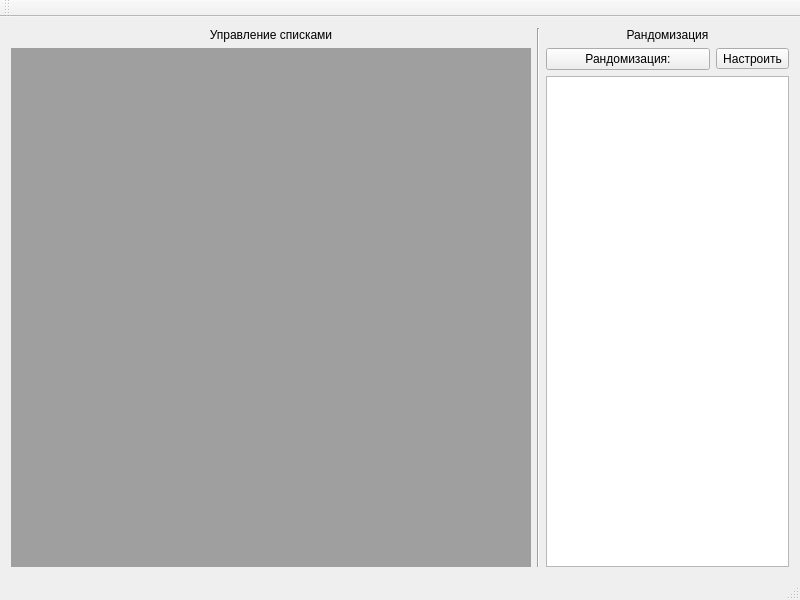
<?xml version="1.0" encoding="UTF-8"?>
<ui version="4.0">
 <class>MainWindow</class>
 <widget class="QMainWindow" name="MainWindow">
  <property name="geometry">
   <rect>
    <x>0</x>
    <y>0</y>
    <width>800</width>
    <height>600</height>
   </rect>
  </property>
  <property name="windowTitle">
   <string>MainWindow</string>
  </property>
  <widget class="QWidget" name="centralWidget">
   <layout class="QGridLayout" name="gridLayout">
    <item row="0" column="0">
     <widget class="QLabel" name="label">
      <property name="text">
       <string>Управление списками</string>
      </property>
      <property name="alignment">
       <set>Qt::AlignCenter</set>
      </property>
     </widget>
    </item>
    <item row="0" column="1" rowspan="3">
     <widget class="Line" name="line">
      <property name="orientation">
       <enum>Qt::Vertical</enum>
      </property>
     </widget>
    </item>
    <item row="0" column="2" colspan="2">
     <widget class="QLabel" name="label_2">
      <property name="text">
       <string>Рандомизация</string>
      </property>
      <property name="alignment">
       <set>Qt::AlignCenter</set>
      </property>
     </widget>
    </item>
    <item row="1" column="0" rowspan="2">
     <widget class="QMdiArea" name="mdiArea">
      <property name="verticalScrollBarPolicy">
       <enum>Qt::ScrollBarAsNeeded</enum>
      </property>
      <property name="horizontalScrollBarPolicy">
       <enum>Qt::ScrollBarAsNeeded</enum>
      </property>
      <property name="viewMode">
       <enum>QMdiArea::SubWindowView</enum>
      </property>
      <property name="documentMode">
       <bool>false</bool>
      </property>
     </widget>
    </item>
    <item row="1" column="2">
     <widget class="QPushButton" name="pushButton">
      <property name="text">
       <string>Рандомизация:</string>
      </property>
     </widget>
    </item>
    <item row="1" column="3">
     <widget class="QToolButton" name="toolButton">
      <property name="text">
       <string>Настроить</string>
      </property>
     </widget>
    </item>
    <item row="2" column="2" colspan="2">
     <widget class="QListWidget" name="listWidget"/>
    </item>
   </layout>
  </widget>
  <widget class="QMenuBar" name="menuBar">
   <property name="geometry">
    <rect>
     <x>0</x>
     <y>0</y>
     <width>800</width>
     <height>22</height>
    </rect>
   </property>
  </widget>
  <widget class="QToolBar" name="mainToolBar">
   <attribute name="toolBarArea">
    <enum>TopToolBarArea</enum>
   </attribute>
   <attribute name="toolBarBreak">
    <bool>false</bool>
   </attribute>
  </widget>
  <widget class="QStatusBar" name="statusBar"/>
 </widget>
 <layoutdefault spacing="6" margin="11"/>
 <resources/>
 <connections/>
</ui>
